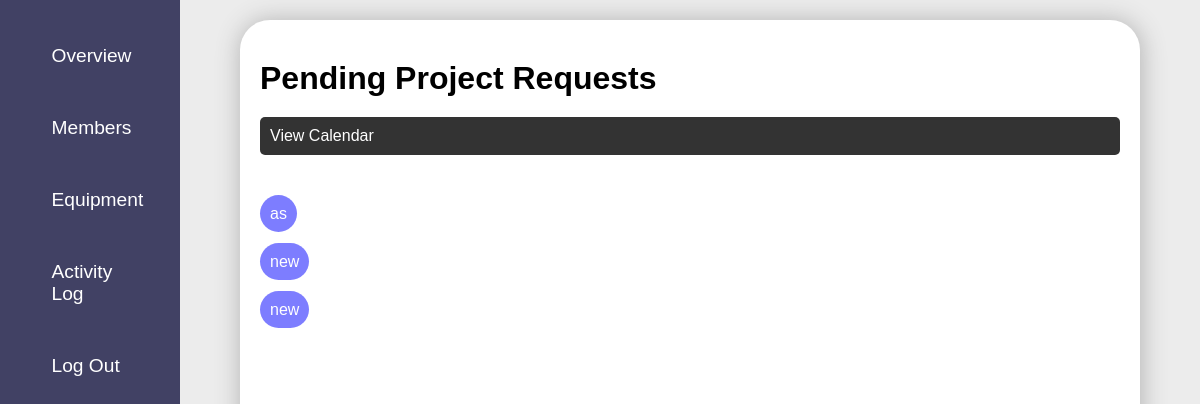
The page /a_activity/ (signed in) on the database as committed earlier.
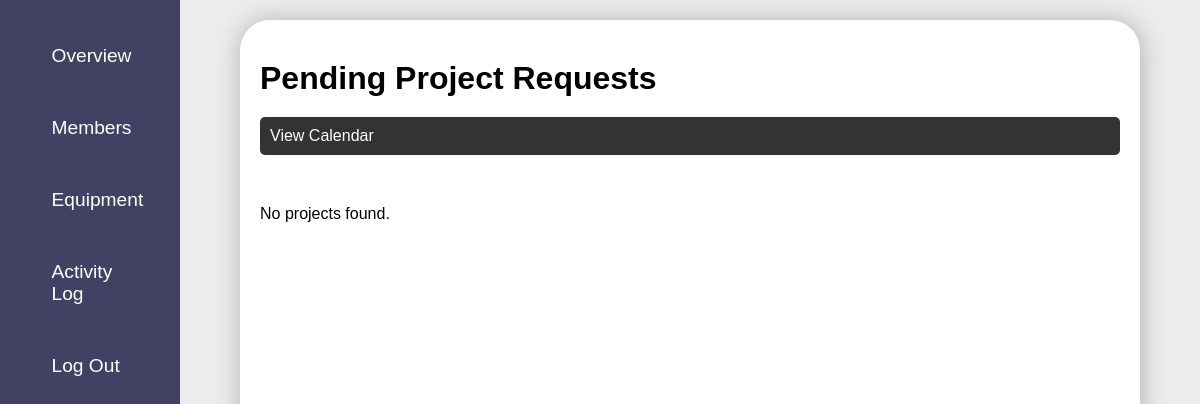
The same page on the database as committed later.
### equ/models.py (models this page shows)
class Project(models.Model):
    name = models.CharField(max_length=100)
    description = models.TextField(max_length=400)
    lab = models.ForeignKey('Lab', on_delete=models.CASCADE, related_name='projects')
    user = models.ForeignKey(User, on_delete=models.CASCADE)
    start_date = models.DateField(default=timezone.now)
    end_date = models.DateField(default=timezone.now)
    def __str__(self):
        return self.name

### equ/views.py (the view)
# urls.py: path('a_activity/',views.a_activity,name="a_activity"),
@login_required
@admin_required
def a_activity(request):
    user = request.user
    lab = Lab.objects.get(lab_admin=user)
    print(lab)
    all_projects = Project.objects.filter(lab=lab)
    print(all_projects)
    context = {'all_projects': all_projects}
    return render(request, 'equ/a_activity.html', context)

### equ/models.py (called while the page is built)
    def __str__(self):
        return self.name

### equ/views.py (called while the page is built)
def admin_required(function):
    decorator = user_passes_test(lambda user: user.groups.filter(name='admin').exists())
    return decorator(function)

### equ/templates/equ/a_activity.html
{% extends "equ/a_base.html" %}
{% block content %}
<div class="activities">
  <h1>Pending Project Requests</h1>
<a href="{% url 'c_list' %}" class="btn btn-primary">View Calendar</a>
<ul class="project_list">
    {% for project in all_projects %}
      <li><a href="{% url 'a_project_detail' project.pk %}">{{ project.name }}</a></li>
    {% empty %}
      <li>No projects found.</li>
    {% endfor %}
  </ul>
</div>
{% endblock content %}

### equ/templates/equ/a_base.html
{% load static %}
<!DOCTYPE html>
<html>
<head>
  <link rel="stylesheet" type="text/css" href="{% static 'css/style.css' %}">
</head>
<body>
  <div class="container">
        <div class="sidebar">
          <ul>
            {% if user.is_authenticated %}
            <a href="{% url 'a_overview' %}"><li>Overview</li></a>
            <a href="{% url 'a_members' %}"><li>Members</li></a>
            <a href="{% url 'a_equipment' %}"><li>Equipment</li></a>
            <a href="{% url 'a_activity' %}"><li>Activity Log</li></a>
            <a href="{% url 'logout' %}"><li>Log Out</li></a>
            {% else %}
            <a href="{% url 'login' %}">Log In</a>
            {% endif %}
          </ul>
        </div>
        <div class="content">
          {% block content %}
          {% endblock %}
        </div>
  </div>
  </body>
</html>

### static/css/style.css (style rules this page uses)
:root { --primary:rgb(65 65 100); --secondary:rgb(97, 97, 131); }
* { box-sizing: border-box; margin: 0; padding: 0; font-family: Arial, Helvetica, sans-serif; }
ul { list-style: none; }
.container { display: flex; min-height: 100vh; max-height: max-content; background-color: #ececec; }
.sidebar { width: 15%; background-color: var(--primary); padding: 20px; }
.sidebar ul { list-style: none; }
.sidebar a { color: white; text-decoration: none; font-size: 1.2rem; text-align: center; display: flex; width: 100%; border-radius: 50px; align-items: center; justify-content: center; padding: 10px 15px; }
.sidebar li { padding: 15px 0; text-align: left; width: 70%; }
.content { flex-grow: 1; border: none; width: 100%; max-width: 900px; margin: 20px auto; border-radius: 30px; padding: 20px; box-shadow: 1px 1px 25px 1px #b4b4b4; background-color: white; display: flex; justify-content: center; align-items: center; }
.btn { display: inline-block; padding: 8px 15px; background-color: rgb(65, 65, 100); color: #fff; text-decoration:none; border-radius: 5px; }
.activities { width: 100%; height: 100%; }
.activities h1 { margin: 20px 0; }
.project_list { padding: 20px 0; }
.project_list li { margin: 30px 0; }
.btn { display: block; width: 100%; padding: 10px; background-color: #333; color: #fff; text-decoration: none; border: none; border-radius: 5px; cursor: pointer; }

Rows that differ between the two databases and show on the page:
removed Project: name "as"
removed Project: name "new"
removed Project: name "new"
Other text that changed with them:
text now shown: "No projects found."
